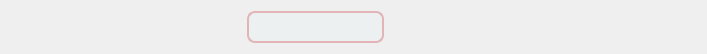
        <widget class="QWidget" name="header_widget" native="true">
         <property name="maximumSize">
          <size>
           <width>16777215</width>
           <height>40</height>
          </size>
         </property>
         <layout class="QHBoxLayout" name="horizontalLayout_4">
          <item>
           <widget class="QPushButton" name="menu">
            <property name="styleSheet">
             <string notr="true">border: none;</string>
            </property>
            <property name="text">
             <string/>
            </property>
            <property name="icon">
             <iconset resource="resources.qrc">
              <normaloff>:/Icons/bars-solid.svg</normaloff>:/Icons/bars-solid.svg</iconset>
            </property>
            <property name="iconSize">
             <size>
              <width>20</width>
              <height>20</height>
             </size>
            </property>
            <property name="checkable">
             <bool>true</bool>
            </property>
           </widget>
          </item>
          <item>
           <spacer name="horizontalSpacer_2">
            <property name="orientation">
             <enum>Qt::Horizontal</enum>
            </property>
            <property name="sizeHint" stdset="0">
             <size>
              <width>198</width>
              <height>19</height>
             </size>
            </property>
           </spacer>
          </item>
          <item>
           <layout class="QHBoxLayout" name="horizontalLayout">
            <item>
             <widget class="QLineEdit" name="lineEdit">
              <property name="styleSheet">
               <string notr="true">QLineEdit {
    border: 2px solid #e2b4b7; /* Viền màu xanh */
    border-radius: 8px; /* Bo góc */
    padding: 5px;
    font-size: 14px;
    background-color: #ecf0f1; /* Màu nền */
    color: #2c3e50; /* Màu chữ */
}

QLineEdit:focus {
    border: 2px solid #e74c3c; /* Viền đổi màu khi focus */
    background-color: #ffffff;
}
</string>
              </property>
             </widget>
            </item>
            <item>
             <widget class="QPushButton" name="pushButton_14">
              <property name="styleSheet">
               <string notr="true">border: none;</string>
              </property>
              <property name="text">
               <string/>
              </property>
              <property name="icon">
               <iconset resource="resources.qrc">
                <normaloff>:/Icons/loupe (1).png</normaloff>:/Icons/loupe (1).png</iconset>
              </property>
             </widget>
            </item>
           </layout>
          </item>
          <item>
           <spacer name="horizontalSpacer">
            <property name="orientation">
             <enum>Qt::Horizontal</enum>
            </property>
            <property name="sizeHint" stdset="0">
             <size>
              <width>198</width>
              <height>19</height>
             </size>
            </property>
           </spacer>
          </item>
          <item>
           <widget class="QPushButton" name="cart_icon">
            <property name="styleSheet">
             <string notr="true">border: none;</string>
            </property>
            <property name="text">
             <string/>
            </property>
            <property name="icon">
             <iconset resource="resources.qrc">
              <normaloff>:/Icons/shopping-cart.png</normaloff>:/Icons/shopping-cart.png</iconset>
            </property>
           </widget>
          </item>
          <item>
           <widget class="QPushButton" name="account_icon">
            <property name="styleSheet">
             <string notr="true">border: none;</string>
            </property>
            <property name="text">
             <string/>
            </property>
            <property name="icon">
             <iconset resource="resources.qrc">
              <normaloff>:/Icons/user-solid.svg</normaloff>:/Icons/user-solid.svg</iconset>
            </property>
            <property name="iconSize">
             <size>
              <width>16</width>
              <height>16</height>
             </size>
            </property>
           </widget>
          </item>
         </layout>
        </widget>
